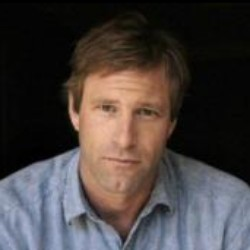
#> input picture OpenCV/datasets/lfw/Aaron_Eckhart/Aaron_Eckhart_0001.jpg, 250 x 250 px
$ python 8image_transform.py
#> lines starting #> are read from the running program, lines starting #| are printed output that depends on the picture; after the words box and inside, x2 and y2 are one past the last pixel; in counts of white or black regions, pixels touching at a corner belong together
# 1 导入库
import cv2
import matplotlib.pyplot as plt
import numpy as np

# 2 加载图像
img=cv2.imread("./datasets/lfw/Aaron_Eckhart/Aaron_Eckhart_0001.jpg")
#> img is the input picture: shape (250, 250, 3); mean B, G, R 63, 64.4, 71.8
plt.imshow(img)

# 3 高度，宽度，通道
height, width, channel = img.shape
#> height = 250; width = 250; channel = 3
print(height,width,channel)
#| 250 250 3

# 4 图片放大，缩小
# cv2.resize()
resized_image = cv2.resize(img,(width*2,height*2),interpolation=cv2.INTER_LINEAR)
plt.imshow(resized_image)

height1, width1, channel1 = resized_image.shape
#> height1 = 500; width1 = 500; channel1 = 3
print(height1,width1,channel1)
#| 500 500 3

small_img = cv2.resize(img,None,fx=0.5,fy=0.5,interpolation=cv2.INTER_LINEAR)

height2, width2, channel2 = small_img.shape
#> height2 = 125; width2 = 125; channel2 = 3
print(height2,width2,channel2)
#| 125 125 3


# 5 图像平移 cv2.warpAffine() M 变换矩阵
height, width = img.shape[:2]
M1 = np.float32([[1,0,100],[0,1,50]])#向右200 向下50
move_img = cv2.warpAffine(img,M1,(width,height))
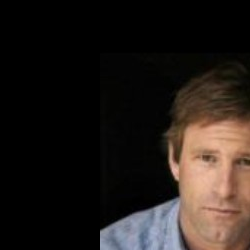
#> move_img: shape (250, 250, 3); mean B, G, R 26, 29.9, 37.1
plt.imshow(move_img)

# 6 图像旋转 M 中心点
height, width = img.shape[:2]
center = (width // 2.0,height //2.0)
#> center = (125, 125)
M3 = cv2.getRotationMatrix2D(center,180,1) # 1表示没有缩放
rotation_img = cv2.warpAffine(img,M3,(width,height))
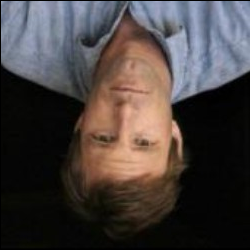
#> rotation_img: shape (250, 250, 3); mean B, G, R 62.8, 64.2, 71.6
plt.imshow(rotation_img)

# 7 图片放射
# cv2.getAffineTransform(p1,p2) p1 p2 映射关系
# M4 计算变换矩阵
p1 = np.float32([[120,35],[215,45],[135,120]])
p2 = np.float32([[135,45],[300,110],[130,230]])
M4 = cv2.getAffineTransform(p1,p2)
trans_img = cv2.warpAffine(img,M4,(width,height))
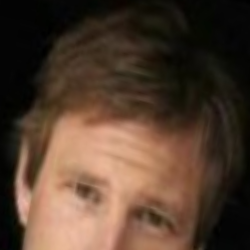
#> trans_img: shape (250, 250, 3); mean B, G, R 47.2, 62.3, 83.7
plt.imshow(trans_img)

# 8 图片裁剪
crop_img = img[20:300,150:230]
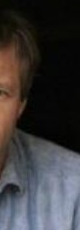
#> crop_img: shape (230, 80, 3); mean B, G, R 57.4, 56.2, 58.5
plt.imshow(crop_img)

# 9 图像的位运算
# 长方形
rectangle = np.zeros((300,300),dtype='uint8')
#300*300画布
rect_img = cv2.rectangle(rectangle,(25,25),(275,275),255,-1)
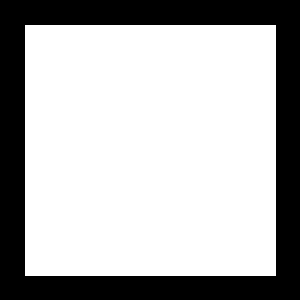
#> rectangle: shape (300, 300); 70% white; 1 black region, box (x1, y1, x2, y2) and area: (0, 0, 300, 300) 26999
#(25,25)(275,275)两个小正方形坐标 255颜色 -1边框粗细
plt.imshow(rect_img)
# 圆形
rectangle = np.zeros((300,300),dtype='uint8')
circle_img = cv2.circle(rectangle,(150,150),120,255,-1)
#> rectangle: shape (300, 300); 50.2% white; 1 black region, box (x1, y1, x2, y2) and area: (0, 0, 300, 300) 44775
plt.imshow(circle_img)

# 与运算 cv2.bitwise_and()
and_img = cv2.bitwise_and(rect_img,circle_img)
plt.imshow(and_img)

# 或运算 cv2.bitwise_or()
or_img = cv2.bitwise_or(rect_img,circle_img)
plt.imshow(or_img)

# 10 图像的分离和融合
# 分离BGR split()
(B,G,R) = cv2.split(img) # 分离RGB
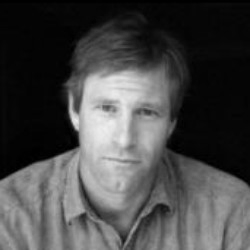
#> R: shape (250, 250); min 0, max 239, mean 71.8
print(B.shape,G.shape,R.shape)
#| (250, 250) (250, 250) (250, 250)

# 融合RGB merge
zeros = np.zeros(img.shape[:2],dtype='uint8')
plt.imshow(cv2.merge([zeros,zeros,R]))
plt.show()
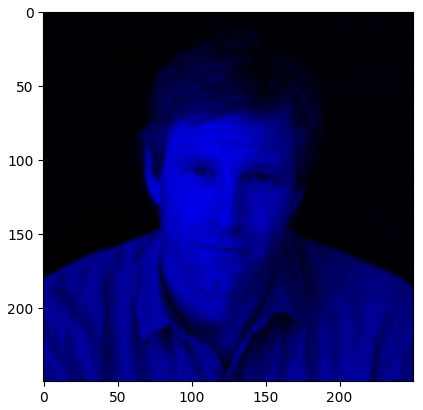
#> figure drawn by matplotlib, 1 panel; B, G, R data is drawn as R, G, B

# 11 颜色空间
#灰度
gray = cv2.cvtColor(img,cv2.COLOR_BGR2GRAY)
#HSV (色度，饱和度，纯度)
hsv = cv2.cvtColor(img,cv2.COLOR_RGB2HSV)
#> hsv: shape (250, 250, 3); mean H, S, V 56, 75.7, 79.3
#
